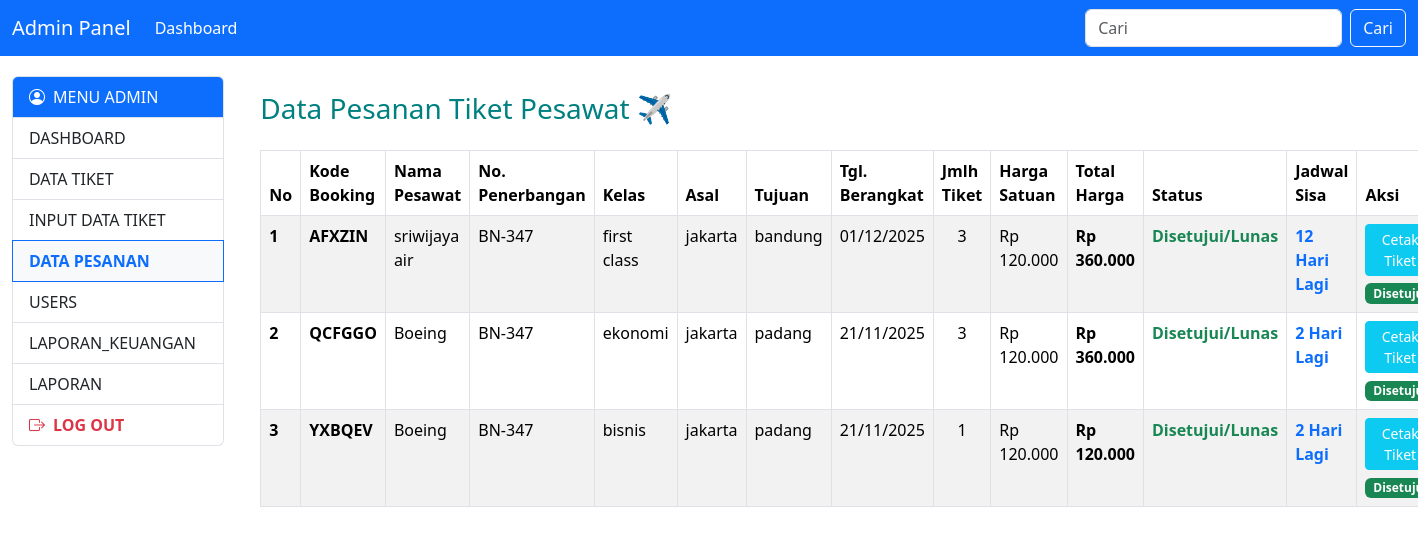
Screenshot of /admin?page=pesanan (signed in) with the database file from the repository.
### tables this page shows
CREATE TABLE `bookings` (
  `id` int NOT NULL,
  `id_pesawat` int NOT NULL,
  `id_user` int NOT NULL,
  `kode` varchar(50) NOT NULL,
  `status` enum('disetujui','menunggu') NOT NULL,
  `kelas` enum('ekonomi','bisnis','first class') NOT NULL,
  `jumlah` int NOT NULL DEFAULT '1',
  `total_harga` int NOT NULL DEFAULT '0',
  `created_at` timestamp NOT NULL DEFAULT CURRENT_TIMESTAMP,
  `tanggal_beli` timestamp NULL DEFAULT CURRENT_TIMESTAMP
);

CREATE TABLE `pesawat` (
  `id` int NOT NULL,
  `nama` varchar(50) NOT NULL,
  `no_penerbangan` varchar(50) NOT NULL,
  `asal` varchar(50) NOT NULL,
  `tujuan` varchar(50) NOT NULL,
  `tanggal_berangkat` date DEFAULT NULL,
  `waktu_berangkat` time DEFAULT NULL,
  `harga` decimal(12,2) NOT NULL,
  `created_at` timestamp NOT NULL DEFAULT CURRENT_TIMESTAMP,
  `updated_at` timestamp NOT NULL DEFAULT CURRENT_TIMESTAMP,
  `waktu_tiba` time DEFAULT NULL,
  `kursi_tersedia` int NOT NULL
);

### admin/pesanan.php (the view, shortened to what this page needs)
<?php
include "boot.php";
include "../koneksi.php";
?>
<?php
function getStatusKadaluarsa($tanggalBerangkat)
{
    $now = new DateTime(date('Y-m-d'));
    $tglBerangkat = new DateTime($tanggalBerangkat);
    $tglBerangkat->setTime(0, 0, 0);
    $batasWaktuKadaluarsa = new DateTime($tanggalBerangkat);
    $batasWaktuKadaluarsa->modify('+1 day');
    $batasWaktuKadaluarsa->setTime(0, 0, 0);
    $selisih = $now->diff($tglBerangkat);
    $jumlahHari = $selisih->days;
    if ($jumlahHari == 0) {
        return [
            'text' => "Berangkat HARI INI!",
            'is_expired' => false,
            'class' => "text-warning fw-bold"
        ];
    } elseif ($jumlahHari == 1) {
        return [
            'text' => "Berangkat Besok",
            'is_expired' => false,
            'class' => "text-info fw-bold"
        ];
    } else {
        return [
            'text' => $jumlahHari . " Hari Lagi",
            'is_expired' => false,
            'class' => "text-primary fw-bold"
        ];
    }
}
?>
<?php
$query_tampil = "SELECT
                     k.id, k.kode, k.status, k.tanggal_beli, k.kelas, k.jumlah, k.total_harga,
                     p.nama, p.no_penerbangan, p.asal, p.tujuan, p.harga, p.tanggal_berangkat
                  FROM bookings k
                  LEFT JOIN pesawat p ON k.id_pesawat = p.id
                  ORDER BY k.id DESC";
$tampil = $mysql->query($query_tampil);
?>
<div class="container-fluid mt-3">
    <h3 class="mb-4 header-color">Data Pesanan Tiket Pesawat ✈️</h3>
    <table class="table table-striped table-bordered">
        <thead class="table-custom-header">
            <tr>
                <th scope="col">No</th>
                <th scope="col">Kode Booking</th>
                <th scope="col">Nama Pesawat</th>
                <th scope="col">No. Penerbangan</th>
                <th scope="col">Kelas</th>
                <th scope="col">Asal</th>
                <th scope="col">Tujuan</th>
                <th scope="col">Tgl. Berangkat</th>
                <th scope="col">Jmlh Tiket</th>
                <th scope="col">Harga Satuan</th>
                <th scope="col">Total Harga</th>
                <th scope="col">Status</th>
                <th scope="col">Jadwal Sisa</th> <th scope="col">Aksi</th>
            </tr>
        </thead>
        <tbody>
            <?php
            $no = 0;
            if ($tampil) {
                while ($data = $tampil->fetch_assoc()) {
                    $no++;
                    $status_info = getStatusKadaluarsa($data['tanggal_berangkat']);
                    $is_expired = $status_info['is_expired'];
                    $expired_text = $status_info['text'];
                    $expired_class = $status_info['class'];
                    $tanggal_berangkat_formatted = date('d/m/Y', strtotime($data['tanggal_berangkat']));
                    $status_class = $data["status"] == "menunggu" ? "text-danger fw-bold" : "text-success fw-bold";
                    $display_status = $data["status"] == "menunggu" ? "Menunggu Pembayaran" : "Disetujui/Lunas";
            ?>
                    <tr>
                        <th scope="row"><?= $no; ?></th>
                        <td class="fw-bold"><?= htmlspecialchars($data['kode']) ?></td>
                        <td><?= htmlspecialchars($data['nama'] ?? '-') ?></td>
                        <td><?= htmlspecialchars($data['no_penerbangan'] ?? '-') ?></td>
                        <td><?= htmlspecialchars($data['kelas'] ?? '-') ?></td>
                        <td><?= htmlspecialchars($data['asal'] ?? '-') ?></td>
                        <td><?= htmlspecialchars($data['tujuan'] ?? '-') ?></td>
                        <td><?= $tanggal_berangkat_formatted ?></td>
                        <td class="text-center"><?= htmlspecialchars($data['jumlah'] ?? 0) ?></td>
                        <td>Rp <?= number_format($data['harga'] ?? 0, 0, ',', '.') ?></td>
                        <td class="fw-bold">Rp <?= number_format($data['total_harga'] ?? 0, 0, ',', '.') ?></td>
                        <td class="<?= $status_class ?>"><?= $display_status ?></td>
                        <td class="<?= $expired_class ?>"><?= $expired_text ?></td>
                        <td>
                            <?php
                            if ($data["status"] == "menunggu" && !$is_expired) {
                            ?>
                                <a href="index.php?page=pesanan&id=<?= $data['id']; ?>" class="btn btn-sm btn-custom-approve text-white mb-1" onclick="return confirm('Apakah Anda yakin ingin MENYETUJUI (mengubah status menjadi disetujui/lunas) pesanan ini?');">
                                    Setujui
                                </a>
                            <?php
                            } elseif ($data["status"] == "disetujui") {
                            ?>
                                <a href="cetak_tiket.php?id_booking=<?= $data['id']; ?>" target="_blank" class="btn btn-sm btn-info text-white mb-1">
                                    Cetak Tiket
                                </a>
                                <span class="badge bg-success">Disetujui</span>
                            <?php
                            } else {
                            ?>
                                <span class="badge bg-secondary">Tidak Berlaku</span>
                            <?php
                            }
                            ?>
                        </td>
                    </tr>
            <?php
                }
            } else {
                echo '<tr><td colspan="15" class="text-center text-danger">Gagal mengambil data dari database: ' . $mysql->error . '</td></tr>';
            }
            ?>
        </tbody>
    </table>
</div>

### admin/index.php (style rules this page uses)
body { background-color: #f8f9fa; }

### admin/pesanan.php (style rules this page uses)
.header-color { color: #008080 !important; }
.table-custom-header { background-color: #581845 !important; color: white; }

### rows the page displays
bookings: kode "AFXZIN", id_pesawat.nama "sriwijaya air", id_pesawat.no_penerbangan "BN-347", kelas "first class", id_pesawat.asal "jakarta", id_pesawat.tujuan "bandung", id_pesawat.tanggal_berangkat "01/12/2025", jumlah "3", id_pesawat.harga "120.000", total_harga "360.000", status "Disetujui/Lunas", id_pesawat.tanggal_berangkat "12 Hari Lagi"
bookings: kode "QCFGGO", id_pesawat.nama "Boeing", id_pesawat.no_penerbangan "BN-347", kelas "ekonomi", id_pesawat.asal "jakarta", id_pesawat.tujuan "padang", id_pesawat.tanggal_berangkat "21/11/2025", jumlah "3", id_pesawat.harga "120.000", total_harga "360.000", status "Disetujui/Lunas", id_pesawat.tanggal_berangkat "2 Hari Lagi"
bookings: kode "YXBQEV", id_pesawat.nama "Boeing", id_pesawat.no_penerbangan "BN-347", kelas "bisnis", id_pesawat.asal "jakarta", id_pesawat.tujuan "padang", id_pesawat.tanggal_berangkat "21/11/2025", jumlah "1", id_pesawat.harga "120.000", total_harga "120.000", status "Disetujui/Lunas", id_pesawat.tanggal_berangkat "2 Hari Lagi"
